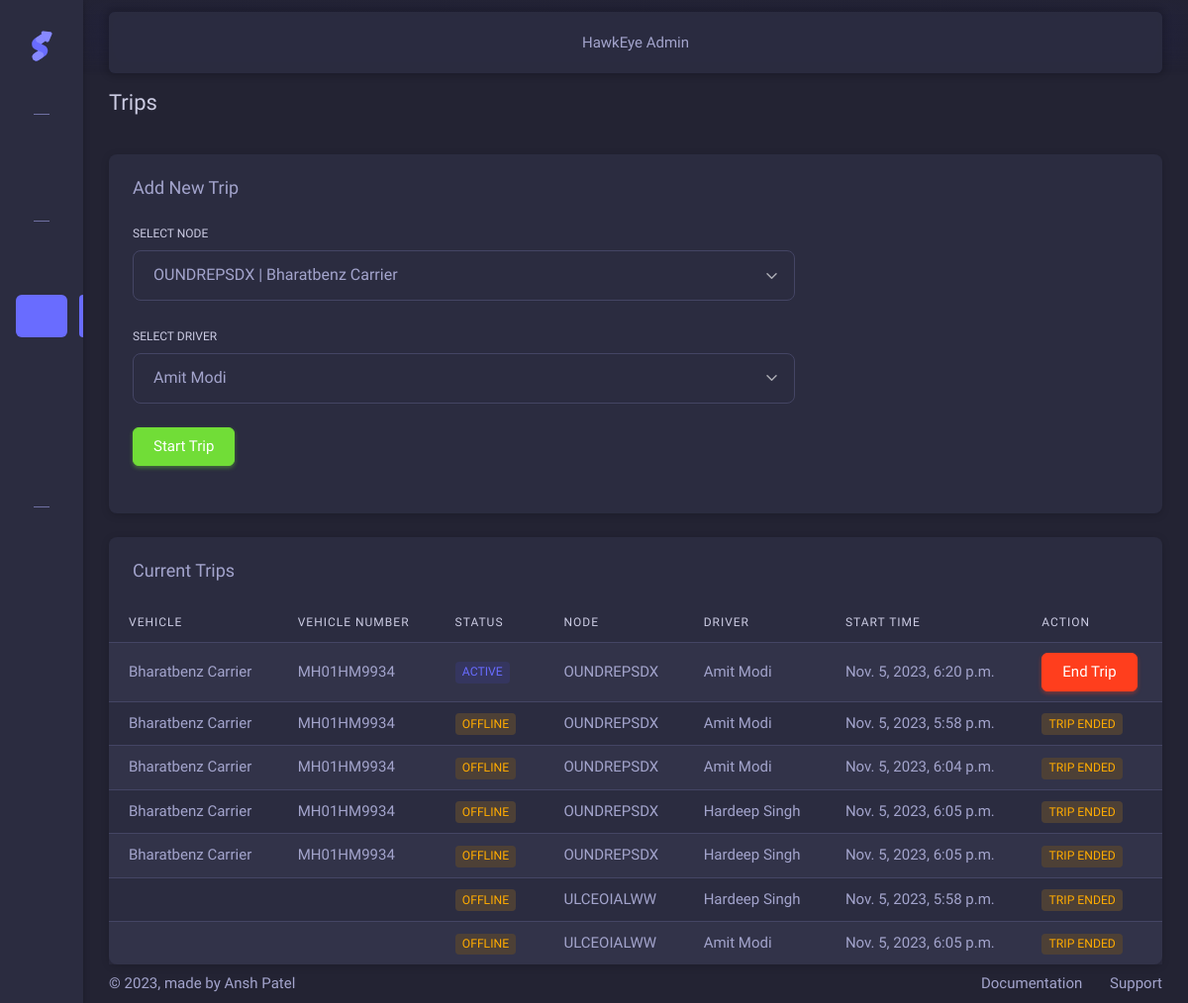
Page /trips/ (signed in) on the earlier database version.
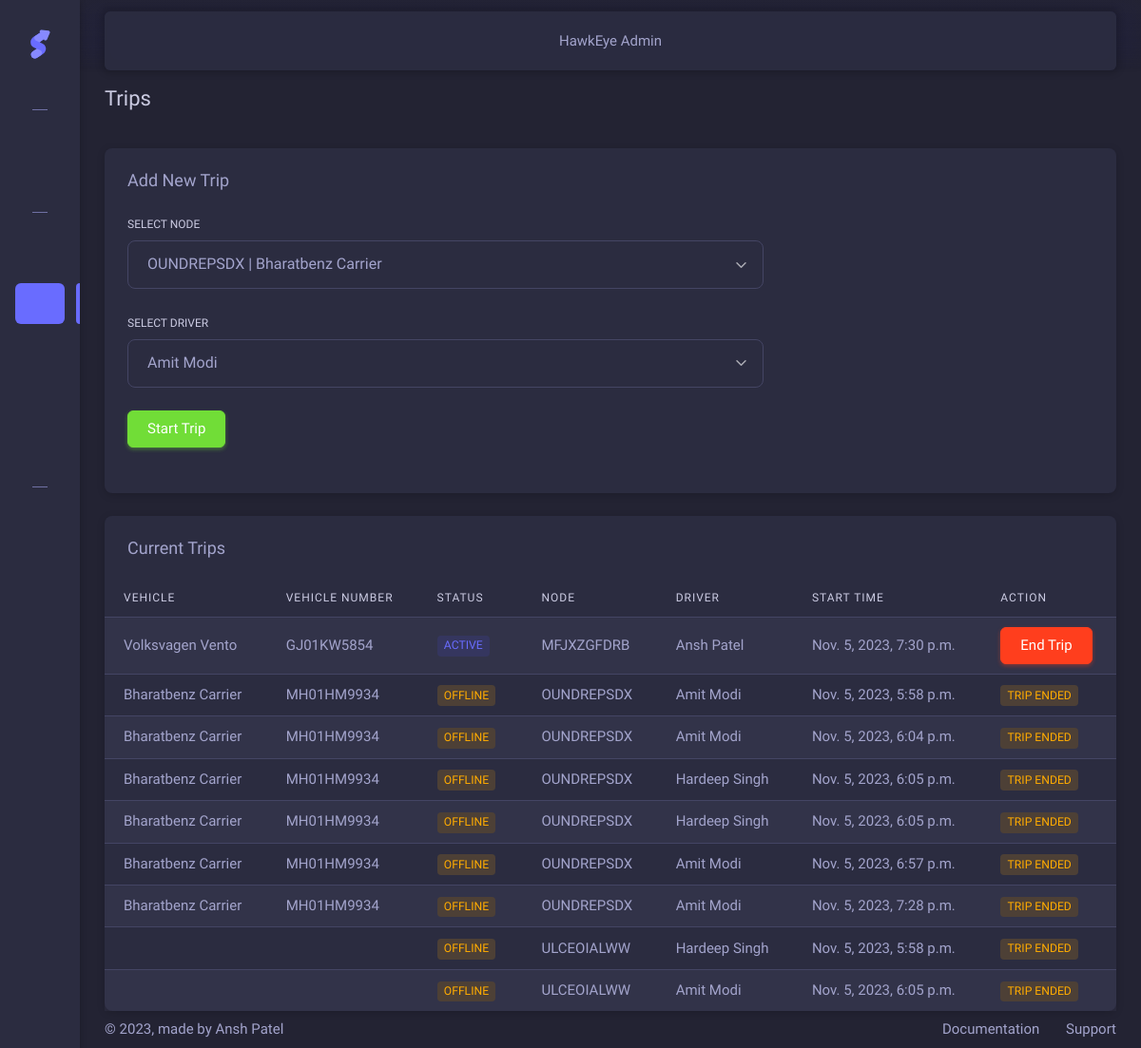
Same page on the later database version.
### Tracker/models.py (models this page shows, shortened)
class Trip(models.Model):
    node = models.ForeignKey(TrackerNode, on_delete=models.CASCADE)
    driver = models.ForeignKey(Driver, on_delete=models.CASCADE, null=True)
    start_time = models.DateTimeField(auto_now=True)
    end_time = models.DateTimeField(null=True, blank=True)
    is_active = models.BooleanField(default=False)
    def __str__(self):
        return f"{self.node} | Start {self.start_time} | End: {self.end_time}"
    class Meta:
        verbose_name_plural = "Trips"
        verbose_name = "Trip"

class TrackerNode(models.Model):
    node_id = models.CharField(max_length=10, unique=True, default=generate_random_string)
    is_online = models.BooleanField(default=False)
    vehicle = models.ForeignKey(Vehicle, on_delete=models.CASCADE, null=True, blank=True)
    group = models.ForeignKey(Organization, on_delete=models.CASCADE, null=True, blank=True)
    def __str__(self):
        return f"Tracker Node {self.node_id} | Online Status: {self.is_online}"
    class Meta:
        verbose_name_plural = "Tracker Nodes"
        verbose_name = "Tracker Node"

class Vehicle(models.Model):
    group = models.ForeignKey(Organization, on_delete=models.CASCADE)
    name = models.CharField(max_length=1024)
    number = models.CharField(max_length=1024)
    last_updated = models.DateTimeField(auto_now=True)
    class Meta:
        verbose_name_plural = "Vehicles"
        verbose_name = "Vehicle"

class Driver(models.Model):
    group = models.ForeignKey(Organization, on_delete=models.CASCADE)
    name = models.CharField(max_length=1024)
    phone = models.CharField(max_length=1024)
    email = models.CharField(max_length=1024)
    license_number = models.CharField(max_length=1024)
    license_expiry = models.DateTimeField(auto_now=True)
    address = models.CharField(max_length=1024)
    city = models.CharField(max_length=1024)
    state = models.CharField(max_length=1024)
    country = models.CharField(max_length=1024)
    pincode = models.CharField(max_length=1024)
    last_updated = models.DateTimeField(auto_now=True)
    class Meta:
        verbose_name_plural = "Drivers"
        verbose_name = "Driver"

### Tracker/views.py (the view, shortened to what this page needs)
# urls.py: path('trips/', trip, name='trips'),
@login_required(login_url='/login/')
def trip(request):
    nodes = TrackerNode.objects.filter(group=Organization.objects.get(user=request.user))
    trips = Trip.objects.filter(node__in=nodes)
    print(trips)
    context = {
        'pagename': 'trips',
        "nodes": nodes,
        "drivers": Driver.objects.filter(group=Organization.objects.get(user=request.user)),
        "trips": trips
    }
    return render(request, "pages/logistics/trips.html", context)

### templates/pages/logistics/trips.html (shortened to what this page needs)
{% extends 'base.html' %}
{% block page_styles %}
    <link rel="stylesheet" href="/static/user_assets/vendor/libs/perfect-scrollbar/perfect-scrollbar.css"/>
    <link rel="stylesheet" href="/static/user_assets/vendor/libs/typeahead-js/typeahead.css"/>
    <link rel="stylesheet" href="/static/user_assets/vendor/libs/select2/select2.css"/>
    <link rel="stylesheet" href="/static/user_assets/vendor/libs/tagify/tagify.css"/>
    <link rel="stylesheet" href="/static/user_assets/vendor/libs/bootstrap-select/bootstrap-select.css"/>
    <link rel="stylesheet" href="/static/user_assets/vendor/libs/typeahead-js/typeahead.css"/>
{% endblock %}
{% block content %}
    <h4 class="py-3 mb-4">
         Trips
    </h4>
    <div class="row">
        <div class="col-12">
            <div class="card mb-4">
                <form action="" method="POST">
                    <h5 class="card-header">Add New Trip</h5>
                    <div class="card-body">
                        <div class="row">
                            <div class="col-md-8 mb-4">
                                <label for="select2Basic" class="form-label">Select Node</label>
                                <select id="select2Basic" name="node" class="select2 form-select form-select-lg"
                                        data-allow-clear="true">
                                    {% for node in nodes %}
                                        <option value="{{ node.id }}">{{ node.node_id }}
                                            | {{ node.vehicle.name|default:"Unassigned" }}</option>
                                    {% endfor %}
                                </select>
                            </div>
                            <div class="col-md-8 mb-4">
                                <label for="select2Basicn" class="form-label">Select Driver</label>
                                <select id="select2Basicn" name="driver" class="select2n form-select form-select-lg"
                                        data-allow-clear="true">
                                    {% for driver in drivers %}
                                        <option value="{{ driver.id }}">{{ driver.name }}</option>
                                    {% endfor %}
                                </select>
                            </div>
                            <div class="col-md-8 mb-4">
                                <button type="submit" class="btn btn-success">Start Trip</button>
                            </div>
                        </div>
                    </div>
                </form>
            </div>
        </div>
        <div class="col-12">
            <div class="card">
                <h5 class="card-header">Current Trips</h5>
                <div class="table-responsive text-nowrap">
                    <table class="table table-striped">
                        <thead>
                        <tr>
                            <th>Vehicle</th>
                            <th>Vehicle Number</th>
                            <th>Status</th>
                            <th>Node</th>
                            <th>Driver</th>
                            <th>Start Time</th>
                            <th>Action</th>
                        </tr>
                        </thead>
                        <tbody class="table-border-bottom-0">
                        {% for trip in trips|dictsortreversed:"is_active" %}
                            <tr>
                                <td><span class="fw-medium">{{ trip.node.vehicle.name }}</span>
                                </td>
                                <td><span class="fw-medium">{{ trip.node.vehicle.number }}</span>
                                </td>
                                <td>
                                    {% if trip.is_active %}
                                        <span class="badge bg-label-primary me-1">Active</span>
                                    {% else %}
                                        <span class="badge bg-label-warning me-1">Offline</span><br>
                                    {% endif %}
                                </td>
                                <td>{{ trip.node.node_id }}</td>
                                <td>{{ trip.driver.name }}</td>
                                <td>{{ trip.start_time }}</td>
                                <td>
                                    {% if trip.is_active %}
                                    <form action="" method="POST">
                                        <button type="submit" class="btn btn-danger">End Trip</button>
                                    </form>
                                    {% else %}
                                        <span class="badge bg-label-warning me-1">Trip Ended</span><br>
                                    {% endif %}
                                </td>
                            </tr>
                        {% endfor %}
                        </tbody>
                    </table>
                </div>
            </div>
        </div>
    </div>
{% endblock %}

### templates/base.html (shortened to what this page needs)
<!DOCTYPE html>
<html lang="en" class="dark-style layout-navbar-fixed layout-compact layout-menu-fixed layout-menu-collapsed" dir="ltr"
      data-theme="theme-default" data-assets-path="/static/user_assets/" data-template="vertical-menu-template">
<head>
    <link rel="stylesheet" href="/static/user_assets/vendor/fonts/boxicons.css"/>
    <link rel="stylesheet" href="/static/user_assets/vendor/fonts/fontawesome.css"/>
    <link rel="stylesheet" href="/static/user_assets/vendor/fonts/flag-icons.css"/>
    <link rel="stylesheet" href="/static/user_assets/vendor/css/rtl/core-dark.css"
          class="template-customizer-core-dark-css"/>
    <link rel="stylesheet" href="/static/user_assets/vendor/css/rtl/theme-default-dark.css"
          class="template-customizer-theme-css"/>
    <link rel="stylesheet" href="/static/user_assets/css/demo.css"/>
    <link rel="stylesheet" href="/static/user_assets/vendor/libs/perfect-scrollbar/perfect-scrollbar.css"/>
    <link rel="stylesheet" href="/static/user_assets/vendor/libs/typeahead-js/typeahead.css"/>
    <link rel="stylesheet" href="/static/user_assets/vendor/libs/apex-charts/apex-charts.css"/>
    {% block page_styles %}{% endblock %}
</head>
<body>
<div class="layout-wrapper layout-content-navbar  ">
    <div class="layout-container">
        {% include 'includes/sidebar.html' %}
        <div class="layout-page">
            {% include 'includes/navbar.html' %}
            <div class="content-wrapper">
                <div class="flex-grow-1 container-p-y container-fluid">
                    <div>
                        {% block content %}{% endblock %}
                    </div>
                </div>
                {% include 'includes/footer.html' %}
            </div>
        </div>
    </div>
</div>
</body>
</html>

### templates/includes/sidebar.html (shortened to what this page needs)
<aside id="layout-menu" class="layout-menu menu-vertical menu bg-menu-theme">
    <div class="app-brand demo ">
        <a href="index-2.html" class="app-brand-link">
                        <span class="app-brand-logo demo">
                        </span>
        </a>
    </div>
    <ul class="menu-inner py-1">
        <li class="menu-header small text-uppercase">
        </li>
        <li class="menu-item {% if pagename == 'dashboard' %}active{% endif %}">
            <a href="{% url 'dashboard' %}" class="menu-link">
                <i class="menu-icon tf-icons bx bx-home"></i>
            </a>
        </li>
        <li class="menu-header small text-uppercase">
        </li>
        <li class="menu-item {% if pagename == 'fleet' %}active{% endif %}">
            <a href="{% url 'fleet' %}" class="menu-link">
                <i class="menu-icon tf-icons bx bx-car"></i>
            </a>
        </li>
        <li class="menu-item {% if pagename == 'trips' %}active{% endif %}">
            <a href="{% url 'trips' %}" class="menu-link">
                <i class="menu-icon tf-icons bx bx-chart"></i>
            </a>
        </li>
        <li class="menu-item {% if pagename == 'fleet-demo' %}active{% endif %}">
            <a href="{% url 'fleet-demo' %}" class="menu-link">
                <i class="menu-icon tf-icons bx bx-car"></i>
            </a>
        </li>
        <li class="menu-item {% if pagename == 'hawk_node' %}active{% endif %}">
            <a href="{% url 'nodes' %}" class="menu-link">
                <i class="menu-icon tf-icons bx bx-devices"></i>
            </a>
        </li>
        <li class="menu-item {% if pagename == 'analysis' %}active{% endif %}">
            <a href="{% url 'analysis' %}" class="menu-link">
                <i class="menu-icon tf-icons bx bx-analyse"></i>
            </a>
        </li>
        <li class="menu-header small text-uppercase">
        </li>
        <li class="menu-item">
            <a href="{% url 'logout' %}" class="menu-link">
                <i class="menu-icon tf-icons bx bx-exit" style="color: red"></i>
            </a>
        </li>
    </ul>
</aside>

### templates/includes/navbar.html (shortened to what this page needs)
<nav class="layout-navbar navbar navbar-expand-xl navbar-detached align-items-center bg-navbar-theme container-fluid"
     id="layout-navbar">
    <div class="navbar-nav-right d-flex align-items-center justify-content-center" id="navbar-collapse">
        <div class="navbar-nav align-items-center justify-content-around">
            <div class="nav-item navbar-search-wrapper justify-content-center mb-0">
                <a class="nav-item nav-link search-toggler px-0" href="javascript:void(0);">
                    <span class="d-none d-md-inline-block">HawkEye Admin</span>
                </a>
            </div>
        </div>
    </div>
</nav>

### templates/includes/footer.html (shortened to what this page needs)
<footer class="content-footer footer bg-footer-theme">
    <div
            class="d-flex flex-wrap justify-content-between py-2 flex-md-row flex-column container-fluid"
    >
        <div class="mb-2 mb-md-0">
            ©
            , made by
            <a
                    href="https://anshrpatel.com/"
                    target="_blank"
                    class="footer-link fw-medium"
            >Ansh Patel</a
            >
        </div>
        <div class="d-none d-lg-inline-block">
            <a
                    href="#"
                    target="_blank"
                    class="footer-link me-4"
            >Documentation</a
            >
            <a
                    href="#"
                    target="_blank"
                    class="footer-link d-none d-sm-inline-block"
            >Support</a
            >
        </div>
    </div>
</footer>

### static/user_assets/css/demo.css (style rules this page uses)
.menu .app-brand.demo { height: 64px; margin-top: 12px; }
.app-brand-logo.demo svg { width: 22px; height: 38px; }
.layout-navbar-fixed .layout-wrapper:not(.layout-horizontal):not(.layout-without-menu) .layout-page { padding-top: 76px !important; }
.layout-navbar-fixed .layout-wrapper:not(.layout-without-menu) .layout-page { padding-top: 64px !important; }

Differences in the rows shown:
added Trip: node.vehicle.name "Volksvagen Vento", node.vehicle.number "GJ01KW5854", is_active "ACTIVE", node.node_id "MFJXZGFDRB", driver.name "Ansh Patel", start_time "Nov. 5, 2023, 7:30 p.m."
changed Trip: start_time "Nov. 5, 2023, 6:20 p.m." → "Nov. 5, 2023, 6:57 p.m."; is_active "ACTIVE End Trip" → "OFFLINE TRIP ENDED"; moves down the list
added Trip: node.vehicle.name "Bharatbenz Carrier", node.vehicle.number "MH01HM9934", is_active "OFFLINE", node.node_id "OUNDREPSDX", driver.name "Amit Modi", start_time "Nov. 5, 2023, 7:28 p.m."
